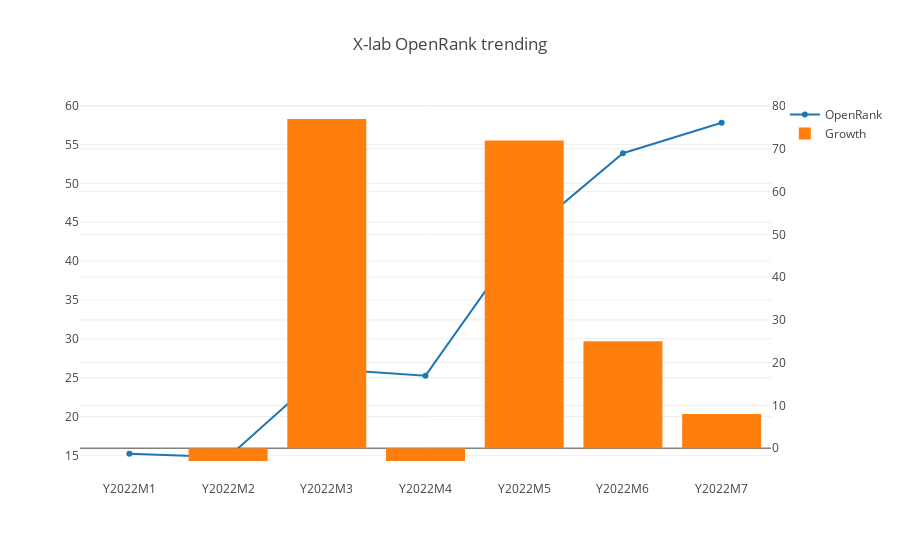

Notebook code for this chart:
### Markdown cell above
## Overview

This part is the history OpenRank trending of all projects in X-lab community.

### Code cell
openDigger.index.openrank.getRepoOpenrank({
    labelUnion: [':communities/xlab'],
    startYear, startMonth,
    endYear, endMonth,
    groupTimeRange: 'month', limit: -1,
}).then(data => {
    var x = [], v = [], g = []; g.push(0);
    forEveryMonth((y, m, index) => {
        var key = `Y${y}M${m}`;
        x.push(key); v.push(0);
        data.forEach(row => { v[index] += (row.open_rank[index] ? row.open_rank[index] : 0); row[key] = row.open_rank[index] ? row.open_rank[index] : 0; });
        if (index > 0) g.push(Math.ceil((v[index]-v[index-1])*100/v[index-1]));
    });
    data.forEach(row => { delete row.open_rank; delete row.org; });
    console.table(data);
    openDigger.render.plotly([
        { x, y: v, type: 'scatter', name: 'OpenRank' },
        { x, y: g, type: 'bar', yaxis: 'y2', name: 'Growth'}
    ], {
        title: 'X-lab OpenRank trending',
        yaxis2: { overlaying: 'y', side: 'right' }
    });
    fs.writeFileSync('all_data.json', JSON.stringify(data));
});

### Figure 1 — Plotly figure (JSON) as saved in the notebook; plotly's stock layout.template omitted (floating-point values rounded to 4 significant figures)
{"data": [{"name": "OpenRank", "type": "scatter", "x": ["Y2022M1", "Y2022M2", "Y2022M3", "Y2022M4", "Y2022M5", "Y2022M6", "Y2022M7"], "y": [15.22, 14.76, 26.12, 25.25, 43.19, 53.87, 57.79]}, {"name": "Growth", "type": "bar", "x": ["Y2022M1", "Y2022M2", "Y2022M3", "Y2022M4", "Y2022M5", "Y2022M6", "Y2022M7"], "y": [0, -3, 77, -3, 72, 25, 8], "yaxis": "y2"}], "layout": {"autosize": true, "title": {"text": "X-lab OpenRank trending"}, "xaxis": {"autorange": true, "range": [-0.5, 6.5], "type": "category"}, "yaxis": {"autorange": true, "range": [11.21, 61.34], "type": "linear"}, "yaxis2": {"autorange": true, "overlaying": "y", "range": [-7.444, 81.44], "side": "right", "type": "linear"}}}
